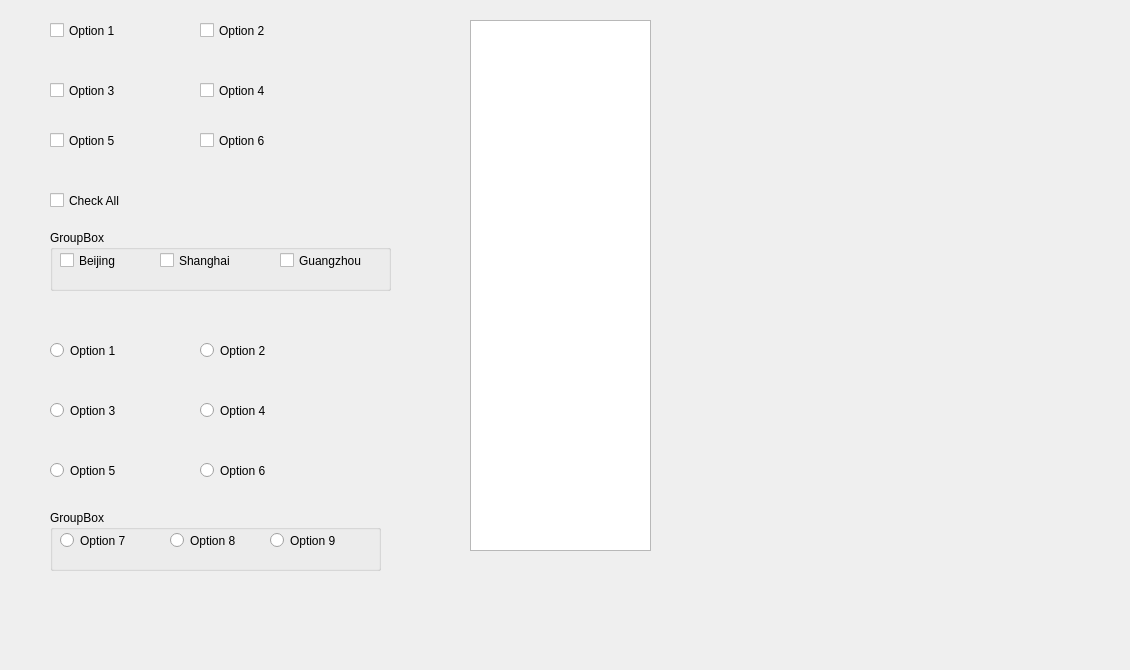
      <widget class="QWidget" name="tab_9">
       <attribute name="title">
        <string>表单</string>
       </attribute>
       <widget class="Element::Checkbox" name="checkbox_1">
        <property name="geometry">
         <rect>
          <x>50</x>
          <y>20</y>
          <width>101</width>
          <height>21</height>
         </rect>
        </property>
        <property name="text">
         <string>Option 1</string>
        </property>
       </widget>
       <widget class="Element::Checkbox" name="checkbox_5">
        <property name="geometry">
         <rect>
          <x>50</x>
          <y>130</y>
          <width>101</width>
          <height>21</height>
         </rect>
        </property>
        <property name="text">
         <string>Option 5</string>
        </property>
       </widget>
       <widget class="Element::Checkbox" name="checkbox_3">
        <property name="geometry">
         <rect>
          <x>50</x>
          <y>80</y>
          <width>101</width>
          <height>21</height>
         </rect>
        </property>
        <property name="text">
         <string>Option 3</string>
        </property>
       </widget>
       <widget class="Element::Checkbox" name="checkbox_6">
        <property name="geometry">
         <rect>
          <x>200</x>
          <y>130</y>
          <width>101</width>
          <height>21</height>
         </rect>
        </property>
        <property name="text">
         <string>Option 6</string>
        </property>
       </widget>
       <widget class="Element::Checkbox" name="checkbox_4">
        <property name="geometry">
         <rect>
          <x>200</x>
          <y>80</y>
          <width>101</width>
          <height>21</height>
         </rect>
        </property>
        <property name="text">
         <string>Option 4</string>
        </property>
       </widget>
       <widget class="Element::Checkbox" name="checkbox_2">
        <property name="geometry">
         <rect>
          <x>200</x>
          <y>20</y>
          <width>101</width>
          <height>21</height>
         </rect>
        </property>
        <property name="text">
         <string>Option 2</string>
        </property>
       </widget>
       <widget class="Element::Checkbox" name="checkbox_7">
        <property name="geometry">
         <rect>
          <x>50</x>
          <y>190</y>
          <width>101</width>
          <height>21</height>
         </rect>
        </property>
        <property name="text">
         <string>Check All</string>
        </property>
       </widget>
       <widget class="Element::Radio" name="radio_1">
        <property name="geometry">
         <rect>
          <x>50</x>
          <y>340</y>
          <width>91</width>
          <height>21</height>
         </rect>
        </property>
        <property name="text">
         <string>Option 1</string>
        </property>
       </widget>
       <widget class="Element::Radio" name="radio_2">
        <property name="geometry">
         <rect>
          <x>200</x>
          <y>340</y>
          <width>91</width>
          <height>21</height>
         </rect>
        </property>
        <property name="text">
         <string>Option 2</string>
        </property>
       </widget>
       <widget class="Element::Radio" name="radio_3">
        <property name="geometry">
         <rect>
          <x>50</x>
          <y>400</y>
          <width>91</width>
          <height>21</height>
         </rect>
        </property>
        <property name="text">
         <string>Option 3</string>
        </property>
       </widget>
       <widget class="Element::Radio" name="radio_4">
        <property name="geometry">
         <rect>
          <x>200</x>
          <y>400</y>
          <width>91</width>
          <height>21</height>
         </rect>
        </property>
        <property name="text">
         <string>Option 4</string>
        </property>
       </widget>
       <widget class="Element::Radio" name="radio_5">
        <property name="geometry">
         <rect>
          <x>50</x>
          <y>460</y>
          <width>91</width>
          <height>21</height>
         </rect>
        </property>
        <property name="text">
         <string>Option 5</string>
        </property>
       </widget>
       <widget class="Element::Radio" name="radio_6">
        <property name="geometry">
         <rect>
          <x>200</x>
          <y>460</y>
          <width>91</width>
          <height>21</height>
         </rect>
        </property>
        <property name="text">
         <string>Option 6</string>
        </property>
       </widget>
       <widget class="Element::RadioGroup" name="radioGroup">
        <property name="geometry">
         <rect>
          <x>50</x>
          <y>510</y>
          <width>331</width>
          <height>61</height>
         </rect>
        </property>
        <property name="title">
         <string>GroupBox</string>
        </property>
        <widget class="Element::Radio" name="radio_7">
         <property name="geometry">
          <rect>
           <x>10</x>
           <y>20</y>
           <width>91</width>
           <height>21</height>
          </rect>
         </property>
         <property name="text">
          <string>Option 7</string>
         </property>
        </widget>
        <widget class="Element::Radio" name="radio_8">
         <property name="geometry">
          <rect>
           <x>120</x>
           <y>20</y>
           <width>91</width>
           <height>21</height>
          </rect>
         </property>
         <property name="text">
          <string>Option 8</string>
         </property>
        </widget>
        <widget class="Element::Radio" name="radio_9">
         <property name="geometry">
          <rect>
           <x>220</x>
           <y>20</y>
           <width>91</width>
           <height>21</height>
          </rect>
         </property>
         <property name="text">
          <string>Option 9</string>
         </property>
        </widget>
       </widget>
       <widget class="Element::CheckboxGroup" name="checkboxGroup">
        <property name="geometry">
         <rect>
          <x>50</x>
          <y>230</y>
          <width>341</width>
          <height>61</height>
         </rect>
        </property>
        <property name="title">
         <string>GroupBox</string>
        </property>
        <widget class="Element::Checkbox" name="checkbox_8">
         <property name="geometry">
          <rect>
           <x>10</x>
           <y>20</y>
           <width>91</width>
           <height>21</height>
          </rect>
         </property>
         <property name="text">
          <string>Beijing</string>
         </property>
        </widget>
        <widget class="Element::Checkbox" name="checkbox_9">
         <property name="geometry">
          <rect>
           <x>110</x>
           <y>20</y>
           <width>101</width>
           <height>21</height>
          </rect>
         </property>
         <property name="text">
          <string>Shanghai</string>
         </property>
        </widget>
        <widget class="Element::Checkbox" name="checkbox_10">
         <property name="geometry">
          <rect>
           <x>230</x>
           <y>20</y>
           <width>111</width>
           <height>21</height>
          </rect>
         </property>
         <property name="text">
          <string>Guangzhou</string>
         </property>
        </widget>
       </widget>
       <widget class="Element::Rate" name="rate" native="true">
        <property name="geometry">
         <rect>
          <x>50</x>
          <y>610</y>
          <width>251</width>
          <height>51</height>
         </rect>
        </property>
       </widget>
       <widget class="Element::Menu" name="menu">
        <property name="geometry">
         <rect>
          <x>470</x>
          <y>20</y>
          <width>181</width>
          <height>531</height>
         </rect>
        </property>
        <attribute name="headerVisible">
         <bool>false</bool>
        </attribute>
        <column>
         <property name="text">
          <string notr="true">1</string>
         </property>
        </column>
       </widget>
       <widget class="Element::Stack" name="stack">
        <property name="geometry">
         <rect>
          <x>660</x>
          <y>20</y>
          <width>461</width>
          <height>431</height>
         </rect>
        </property>
        <property name="currentIndex">
         <number>-1</number>
        </property>
       </widget>
      </widget>
